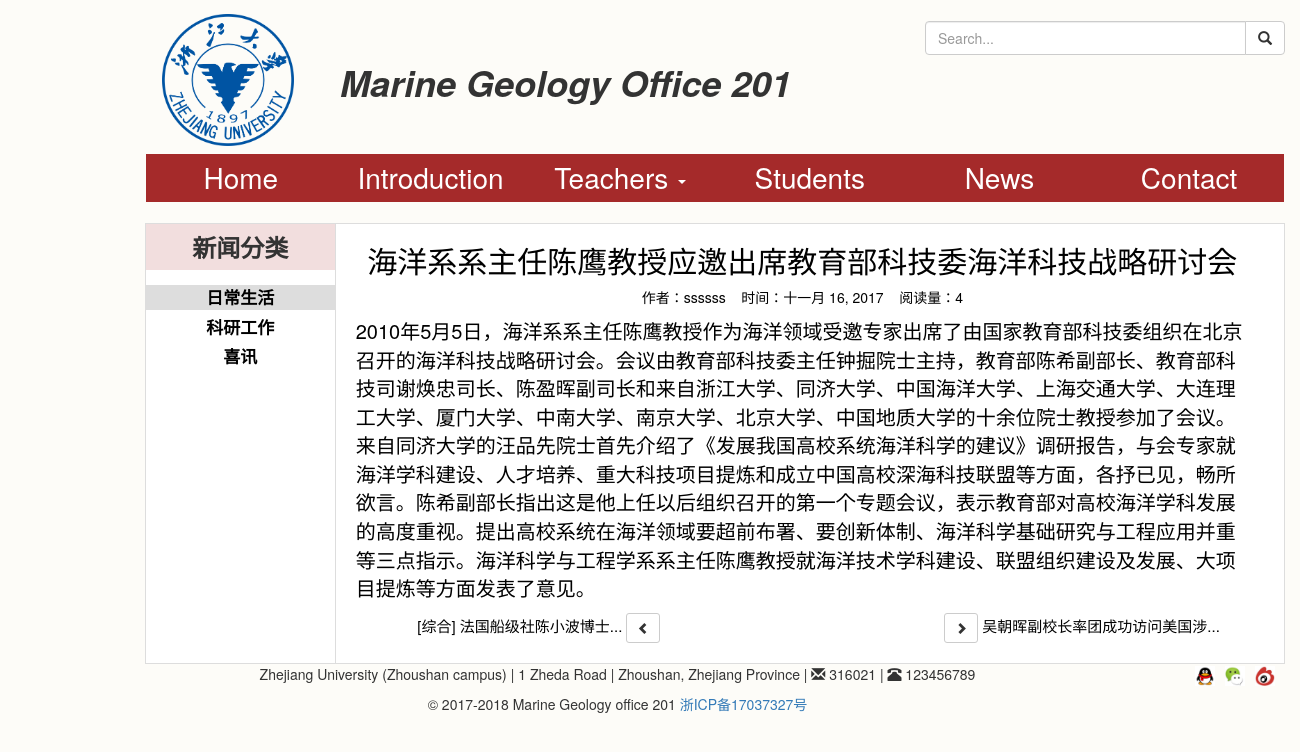
Screenshot of /news/life/34/ with the database file from the repository.
### web201/models.py (models this page shows, shortened)
class Article(models.Model):
	title = models.CharField(max_length=100)
	content = models.TextField()
	time = models.DateTimeField()
	author = models.CharField(max_length=20)
	category = models.ForeignKey(Category)
	views = models.PositiveIntegerField(default=0)
	def increase_views(self):
		self.views += 1
		self.save(update_fields=['views'])

### web201/views.py (the view)
# urls.py: url(r'^news/(?P<type>life|academic|happy)/(?P<pk>[0-9]+)/$',views.detail,name="detail"),
def detail(request,type,pk):
	post=get_object_or_404(Article,pk=pk)
	post.increase_views()
	article_list=Article.objects.all().filter(category__name = type).order_by('-time')
	index_list=[]
	for i in range(len(article_list)):
			index_list.append(article_list[i].pk)
	index = index_list.index(int(pk))
	if index <= 0:
		pre=-1
		next = index_list[index+1]
	elif index >= len(index_list)-1:
		next=-1
		pre = index_list[index-1]
	else:
		pre = index_list[index-1]
		next = index_list[index+1]
	if pre == -1:
		pre_title = '这是第一篇新闻了'
	else:
		pre_title=Article.objects.get(id__exact=pre).title
	if next == -1:
		next_title='这是最后一篇新闻了'
	else:
		next_title=Article.objects.get(id__exact=next).title
	return render(request,'content.html',context={'post':post,'pre':pre,'next':next,'pre_title':pre_title,'next_title':next_title})

### templates/content.html
{% extends 'base.html' %}
{% load staticfiles %}
{% block css %}
<link href="{% static 'styles/news.css' %}" rel="stylesheet" media="screen" />
{% endblock css %}
{% block main %}
<article>
	<div class="row" id="row">
		<div class="col-md-2 col-sm-3 hidden-xs">
			<div id="border">
				<h3>新闻分类</h3>
				<ul id="type-news">
					<li><a href="{% url 'web201:news' 'life' %}">日常生活</a></li>
					<li><a href="{% url 'web201:news' 'academic' %}">科研工作</a></li>
					<li><a href="{% url 'web201:news' 'happy' %}">喜讯</a></li>
				</ul>
			</div>
		</div>
		<div id="article-content" class="col-md-10 col-sm-9 col-xs-12">
			<article id="{{length}}">
				<h2>{{post.title}}</h2>
				<p><span>作者：{{post.author}}</span>&nbsp;&nbsp;&nbsp;&nbsp;<span>时间：{{post.time|date}}</span>&nbsp;&nbsp;&nbsp;&nbsp;<span>阅读量：{{post.views}}</span></p>
				<div>{{post.content}}</div>
			</article>
			<div id="pages-content">
				<div class="pull-left">
					<span id="left-text" class="news-text hidden-xs text-right" index="{{pre}}">{{pre_title}}</span>
					<button id='left' class='btn btn-default btn-sm'><span class="glyphicon glyphicon-chevron-left"></span></button>
				</div>
				<div class="pull-right">
					<button id='right' class='btn btn-default btn-sm'><span class="glyphicon glyphicon-chevron-right"></span></button>
					<span id="right-text" class="news-text hidden-xs" index="{{next}}">{{next_title}}</span>
				</div>
			</div>
		</div>
	</div>
</article>
{% endblock main %}

### web201/static/styles/news.css (style rules this page uses)
body { background-color:#fdfcf8; margin-left:10%; margin-right:10%; margin-top:1em; }
article { border:1px solid #ddd; background-color:white; }
article div.col-md-2 { padding-right:0; height:100%; }
article h3 { text-align:center; background-color:#f2dede; margin-top:0; margin-bottom:0; padding-top:10px; padding-bottom:10px; font-weight:bold; }
#article-content { padding-left:0; min-height:300px; }
#type-news { list-style-type:none; padding-top:15px; padding-left:0; }
#type-news li { margin-bottom:5px; text-align:center; }
.current-news { background-color:#ddd; }
#type-news li a { color:black; font-size:17px; font-weight:bold; text-decoration:none; }
#row { margin:0; }
#row div:first-child { padding:0; }
#border { border-right:1px solid #ddd; }
#article-content article { border:0; padding:0 20px; text-align:center; color:black; }
#article-content article div { text-align:left; font-size:20px; white-space:pre-wrap; }
#pages-content { padding-left:5%; padding-right:5%; margin-top:10px; height:50px; color:black; font-size:15px; }
.news-text { width:240px; display:inline-block; }

### rows the page displays
Article: title "海洋系系主任陈鹰教授应邀出席教育部科技委海洋科技战略研讨会", author "ssssss", time "十一月 16, 2017", views "4", content "2010年5月5日，海洋系系主任陈鹰教授作为海洋领域受邀专家出席了由国家教育部科技委组织在北京召开的海洋科技战略研讨会。会议由教育部科技委主任钟掘院士主持，教育部陈希副部长、教育部科技司谢焕忠司长、陈盈晖副司长和来自浙江大学、同济大学、中国海洋大学、上海交通大学、大连理工大学、厦门大学、中南大学、南京大学、北京大学、中国地质大学的十余位院士教授参加了会议。来自同济大学的汪品先院士首先介绍了《发展我国高校系统海洋科学的建议》调研报告，与会专家就海洋学科建设、人才培养、重大科技项目提炼和成立中国高校深海科技联盟等方面，各抒已见，畅所欲言。陈希副部长指出这是他上任以后组织召开的第一个专题会议，表示教育部对高校海洋学科发展的高度重视。提出高校系统在海洋领域要超前布署、要创新体制、海洋科学基础研究与工程应用并重等三点指示。海洋科学与工程学系系主任陈鹰教授就海洋技术学科建设、联盟组织建设及发展、大项目提炼等方面发表了意见。"
